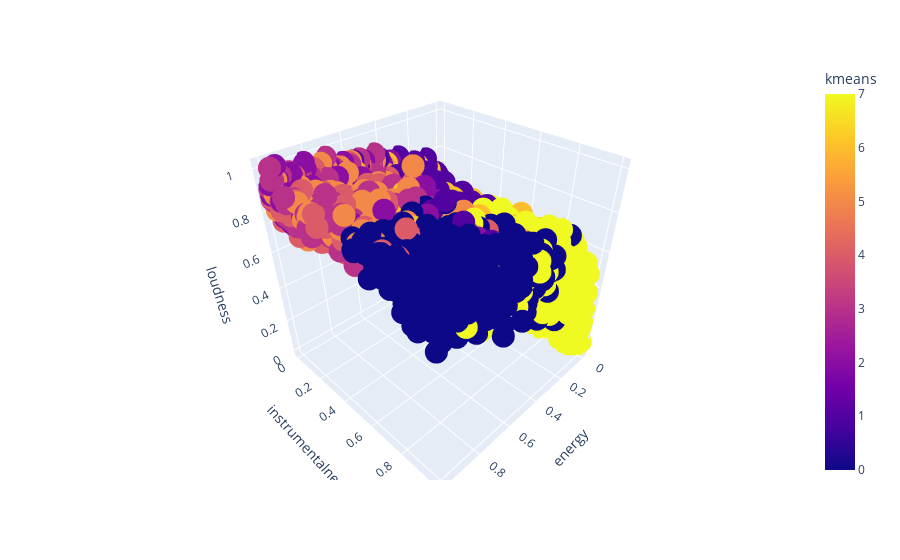

The notebook cell saved with this chart:
### Code cell
# From the visualization we can clearly see the cluster of 'ambient', which was already quite different in the EDA

kmeans = KMeans(init="k-means++",
                n_clusters=8,
                random_state=15,
                max_iter = 500).fit(X)

X['kmeans'] = kmeans.labels_

fig = px.scatter_3d(X, x='energy', y='instrumentalness', z='loudness',
              color='kmeans')
fig.show()

### Figure 1 — Plotly figure (JSON) as saved in the notebook; plotly's stock layout.template omitted (floating-point values rounded to 4 significant figures; data arrays with more than 128 entries replaced by an {"elided": "..."} marker saying what was removed)
{"data": [{"hovertemplate": "energy=%{x}<br>instrumentalness=%{y}<br>loudness=%{z}<br>kmeans=%{marker.color}<extra></extra>", "legendgroup": "", "marker": {"color": {"elided": "9198 int values"}, "coloraxis": "coloraxis", "symbol": "circle"}, "mode": "markers", "name": "", "scene": "scene", "showlegend": false, "type": "scatter3d", "x": {"elided": "9198 float values"}, "y": {"elided": "9198 float values"}, "z": {"elided": "9198 float values"}}], "layout": {"coloraxis": {"colorbar": {"title": {"text": "kmeans"}}, "colorscale": [[0, "#0d0887"], [0.1111, "#46039f"], [0.2222, "#7201a8"], [0.3333, "#9c179e"], [0.4444, "#bd3786"], [0.5556, "#d8576b"], [0.6667, "#ed7953"], [0.7778, "#fb9f3a"], [0.8889, "#fdca26"], [1, "#f0f921"]]}, "legend": {"tracegroupgap": 0}, "margin": {"t": 60}, "scene": {"domain": {"x": [0, 1], "y": [0, 1]}, "xaxis": {"title": {"text": "energy"}}, "yaxis": {"title": {"text": "instrumentalness"}}, "zaxis": {"title": {"text": "loudness"}}}}}
